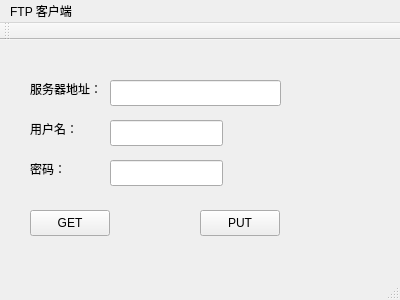
<?xml version="1.0" encoding="UTF-8"?>
<ui version="4.0">
 <class>MainWindow</class>
 <widget class="QMainWindow" name="MainWindow">
  <property name="geometry">
   <rect>
    <x>0</x>
    <y>0</y>
    <width>400</width>
    <height>300</height>
   </rect>
  </property>
  <property name="windowTitle">
   <string>MainWindow</string>
  </property>
  <widget class="QWidget" name="centralWidget">
   <widget class="QLabel" name="label_server">
    <property name="geometry">
     <rect>
      <x>30</x>
      <y>40</y>
      <width>81</width>
      <height>18</height>
     </rect>
    </property>
    <property name="text">
     <string>服务器地址：</string>
    </property>
   </widget>
   <widget class="QLabel" name="label_username">
    <property name="geometry">
     <rect>
      <x>30</x>
      <y>80</y>
      <width>55</width>
      <height>18</height>
     </rect>
    </property>
    <property name="text">
     <string>用户名：</string>
    </property>
   </widget>
   <widget class="QLabel" name="label_password">
    <property name="geometry">
     <rect>
      <x>30</x>
      <y>120</y>
      <width>55</width>
      <height>18</height>
     </rect>
    </property>
    <property name="text">
     <string>密码：</string>
    </property>
   </widget>
   <widget class="QLineEdit" name="server">
    <property name="geometry">
     <rect>
      <x>110</x>
      <y>40</y>
      <width>171</width>
      <height>26</height>
     </rect>
    </property>
    <property name="whatsThis">
     <string>&lt;html&gt;&lt;head/&gt;&lt;body&gt;&lt;p&gt;&lt;br/&gt;&lt;/p&gt;&lt;/body&gt;&lt;/html&gt;</string>
    </property>
   </widget>
   <widget class="QLineEdit" name="username">
    <property name="geometry">
     <rect>
      <x>110</x>
      <y>80</y>
      <width>113</width>
      <height>26</height>
     </rect>
    </property>
   </widget>
   <widget class="QLineEdit" name="password">
    <property name="geometry">
     <rect>
      <x>110</x>
      <y>120</y>
      <width>113</width>
      <height>26</height>
     </rect>
    </property>
    <property name="text">
     <string/>
    </property>
   </widget>
   <widget class="QPushButton" name="get">
    <property name="geometry">
     <rect>
      <x>30</x>
      <y>170</y>
      <width>80</width>
      <height>26</height>
     </rect>
    </property>
    <property name="text">
     <string>GET</string>
    </property>
   </widget>
   <widget class="QPushButton" name="put">
    <property name="geometry">
     <rect>
      <x>200</x>
      <y>170</y>
      <width>80</width>
      <height>26</height>
     </rect>
    </property>
    <property name="text">
     <string>PUT</string>
    </property>
   </widget>
   <zorder>server</zorder>
   <zorder>label_server</zorder>
   <zorder>label_username</zorder>
   <zorder>label_password</zorder>
   <zorder>username</zorder>
   <zorder>password</zorder>
   <zorder>get</zorder>
   <zorder>put</zorder>
  </widget>
  <widget class="QMenuBar" name="menuBar">
   <property name="geometry">
    <rect>
     <x>0</x>
     <y>0</y>
     <width>400</width>
     <height>23</height>
    </rect>
   </property>
   <widget class="QMenu" name="menufttp_Client">
    <property name="title">
     <string>FTP 客户端</string>
    </property>
   </widget>
   <addaction name="menufttp_Client"/>
  </widget>
  <widget class="QToolBar" name="mainToolBar">
   <attribute name="toolBarArea">
    <enum>TopToolBarArea</enum>
   </attribute>
   <attribute name="toolBarBreak">
    <bool>false</bool>
   </attribute>
  </widget>
  <widget class="QStatusBar" name="statusBar"/>
  <action name="actionFTP">
   <property name="text">
    <string>FTP </string>
   </property>
  </action>
 </widget>
 <layoutdefault spacing="6" margin="11"/>
 <resources/>
 <connections/>
</ui>
